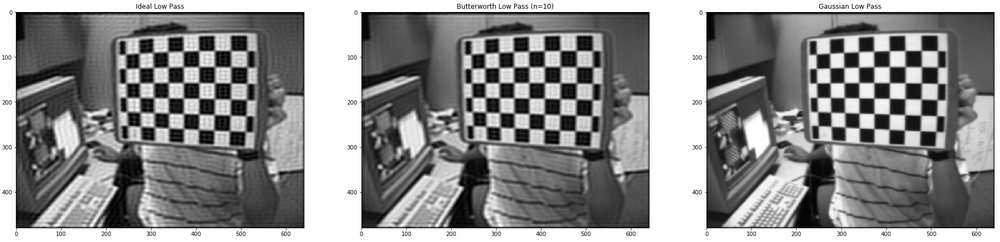
#> input picture left.png, 1000 x 242 px, shrunk from 1826 x 442 before the run
$ python 13.hafta_FFT.py
#> lines starting #> are read from the running program, lines starting #| are printed output that depends on the picture
import cv2
import numpy as np
import matplotlib.pyplot as plt
from math import sqrt,exp

plt.figure(figsize=(6.4*5, 4.8*5), constrained_layout=False)

img_c1 = cv2.imread("left.png", 0)
#> img_c1 is the input picture: shape (242, 1000); min 0, max 255, mean 139.8
img_c2 = np.fft.fft2(img_c1)
img_c3 = np.fft.fftshift(img_c2)
img_c4 = np.fft.ifftshift(img_c3)
img_c5 = np.fft.ifft2(img_c4)

plt.subplot(151), plt.imshow(img_c1, "gray"), plt.title("Original Image")
plt.subplot(152), plt.imshow(np.log(1+np.abs(img_c2)), "gray"), plt.title("Spectrum")
plt.subplot(153), plt.imshow(np.log(1+np.abs(img_c3)), "gray"), plt.title("Centered Spectrum")
plt.subplot(154), plt.imshow(np.log(1+np.abs(img_c4)), "gray"), plt.title("Decentralized")
plt.subplot(155), plt.imshow(np.abs(img_c5), "gray"), plt.title("Processed Image")

plt.show()
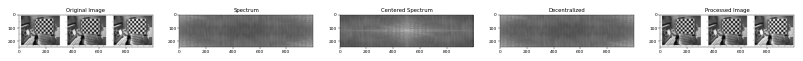
#> figure drawn by matplotlib, 5 panels


plt.figure(figsize=(6.4*5, 4.8*5), constrained_layout=False)

img = cv2.imread("left.png", 0)

original = np.fft.fft2(img)
plt.subplot(131), plt.imshow(np.log(np.abs(original)), "gray"), plt.title("Spectrum")

plt.subplot(132), plt.imshow(np.angle(original), "gray"), plt.title("Phase Angle")
plt.show()
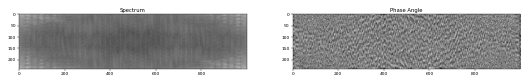
#> figure drawn by matplotlib, 2 panels


#Filtreler
def idealFilterLP(D0,imgShape):
#> called with D0 = 50, imgShape = (242, 1000)
    base = np.zeros(imgShape[:2])
    rows, cols = imgShape[:2]
    center = (rows/2,cols/2)
    for x in range(cols):
        for y in range(rows):
            if distance((y,x),center) < D0:
                base[y,x] = 1
    return base

# [52 lines left out: functions idealFilterHP, butterworthLP, butterworthHP, gaussianLP, gaussianHP, not called in this run]


#ideal filtre
img = cv2.imread("left.png", 0)
original = np.fft.fft2(img)
center = np.fft.fftshift(original)

plt.figure(figsize=(6.4*5, 4.8*5), constrained_layout=False)

plt.subplot(151), plt.imshow(np.log(1+np.abs(center)), "gray"), plt.title("Spectrum")

#> (the run stopped early here; a loop or call above may not have finished)

$ run again, with original.png copied over left.png
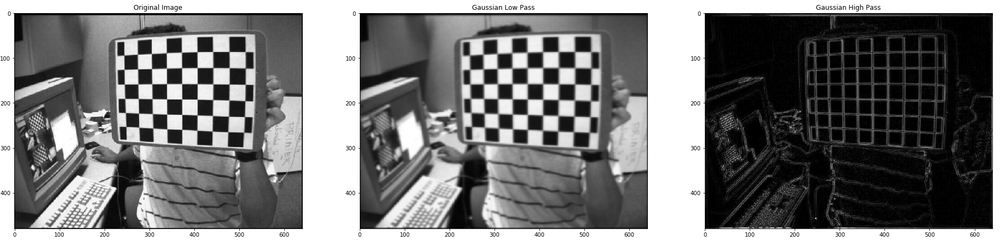
#> input picture original.png, 1000 x 240 px, shrunk from 1826 x 439 before the run
#> img_c1 is the input picture: shape (240, 1000); min 0, max 255, mean 119.6
#> `plt.show()`:
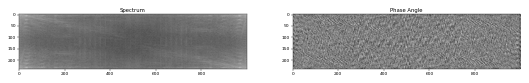
#> figure drawn by matplotlib, 2 panels
